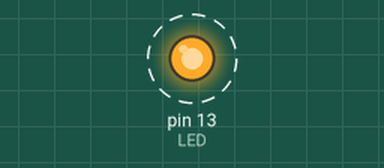
Simulated run of this sketch. Board: Arduino Uno, built with avr-gcc and run on an emulated ATmega328P. Shown: output pins drawn as LEDs (lit = HIGH). Dashed ring = blinking.

Above: at 0.5 s.
Timing chart, 0 to 4.6 s (numbered marks = the images above):
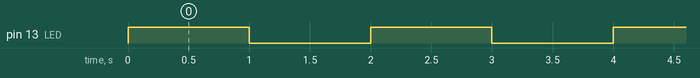

Measured:
- by itself, pin 13 (LED): alternates HIGH for 1.0 s and LOW for 1.0 s

The sketch:

sketch.ino
```cpp
#define  LED 13
int led = 13;
void setup() {
  pinMode(LED, OUTPUT);


}

void loop() {
  digitalWrite(13, HIGH);
  delay(1000);

  digitalWrite(led, LOW);
  delay(1000);


}
```
